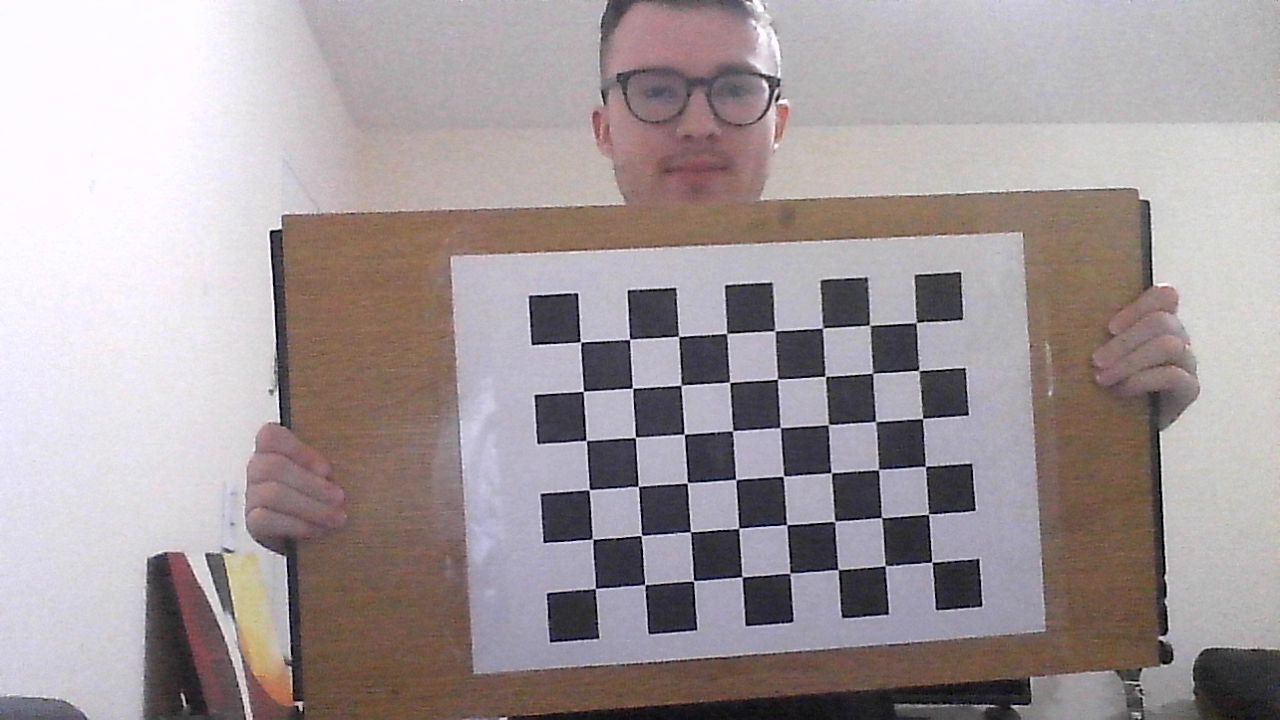
#> input picture StereoVisionDepthEstimation/images/stereoLeft/imageL0.png, 1280 x 720 px; its folder holds 4 pictures in this run
$ python stereo_calibration1.py   (older library calls are emulated)
#> lines starting #> are read from the running program, lines starting #| are printed output that depends on the picture; after the words box and inside, x2 and y2 are one past the last pixel; in counts of white or black regions, pixels touching at a corner belong together; pictures that were not available may be replaced by others from this repository, and a replacement may not be noted
import cv2
import numpy as np
import tqdm

# Set the path to the images captured by the left and right cameras
pathL = "./images/stereoLeft/"
pathR = "./images/stereoRight/"

# Termination criteria for refining the detected corners
criteria = (cv2.TERM_CRITERIA_EPS + cv2.TERM_CRITERIA_MAX_ITER, 30, 0.001)


objp = np.zeros((9*6,3), np.float32)
objp[:,:2] = np.mgrid[0:9,0:6].T.reshape(-1,2)

img_ptsL = []
img_ptsR = []
obj_pts = []

for i in range(0,9):
  print(i)
  imgL = cv2.imread(pathL+"imageL%d.png"%i)
#> imgL is the input picture: shape (720, 1280, 3); mean B, G, R 156.6, 154.4, 163.8
  imgR = cv2.imread(pathR+"imageR%d.png"%i)
  imgL_gray = cv2.imread(pathL+"imageL%d.png"%i,0)
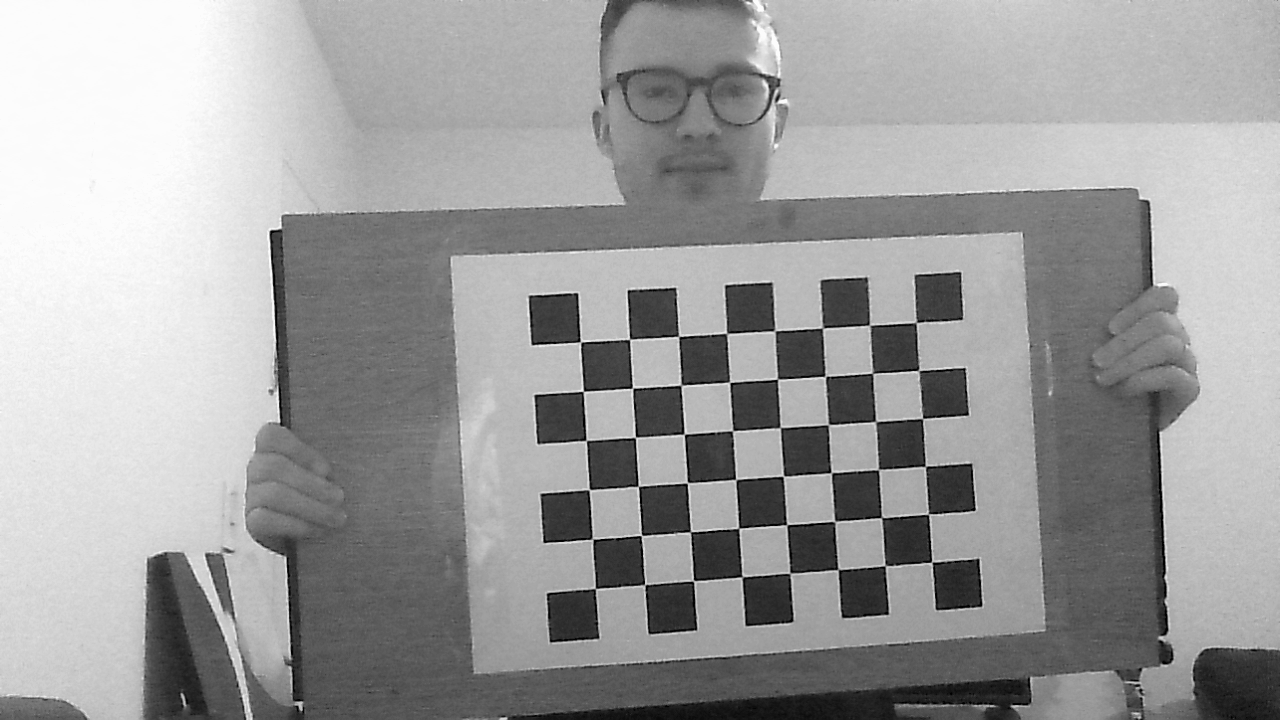
#> imgL_gray: shape (720, 1280); min 0, max 253, mean 157
  imgR_gray = cv2.imread(pathR+"imageR%d.png"%i,0)

  outputL = imgL.copy()
  outputR = imgR.copy()

  retR, cornersR =  cv2.findChessboardCorners(outputR,(9,6),None)
#> retR = False; cornersR = None
  retL, cornersL = cv2.findChessboardCorners(outputL,(9,6),None)
#> retL = False; cornersL = None

  if retR and retL:
    obj_pts.append(objp)
    cv2.cornerSubPix(imgR_gray,cornersR,(11,11),(-1,-1),criteria)
    cv2.cornerSubPix(imgL_gray,cornersL,(11,11),(-1,-1),criteria)
    cv2.drawChessboardCorners(outputR,(9,6),cornersR,retR)
    cv2.drawChessboardCorners(outputL,(9,6),cornersL,retL)
    cv2.imshow('cornersR',outputR)
    cv2.imshow('cornersL',outputL)
    cv2.waitKey(0)

    img_ptsL.append(cornersL)
    img_ptsR.append(cornersR)
#> pass 2 of the loop `for i in range(0,9):`:
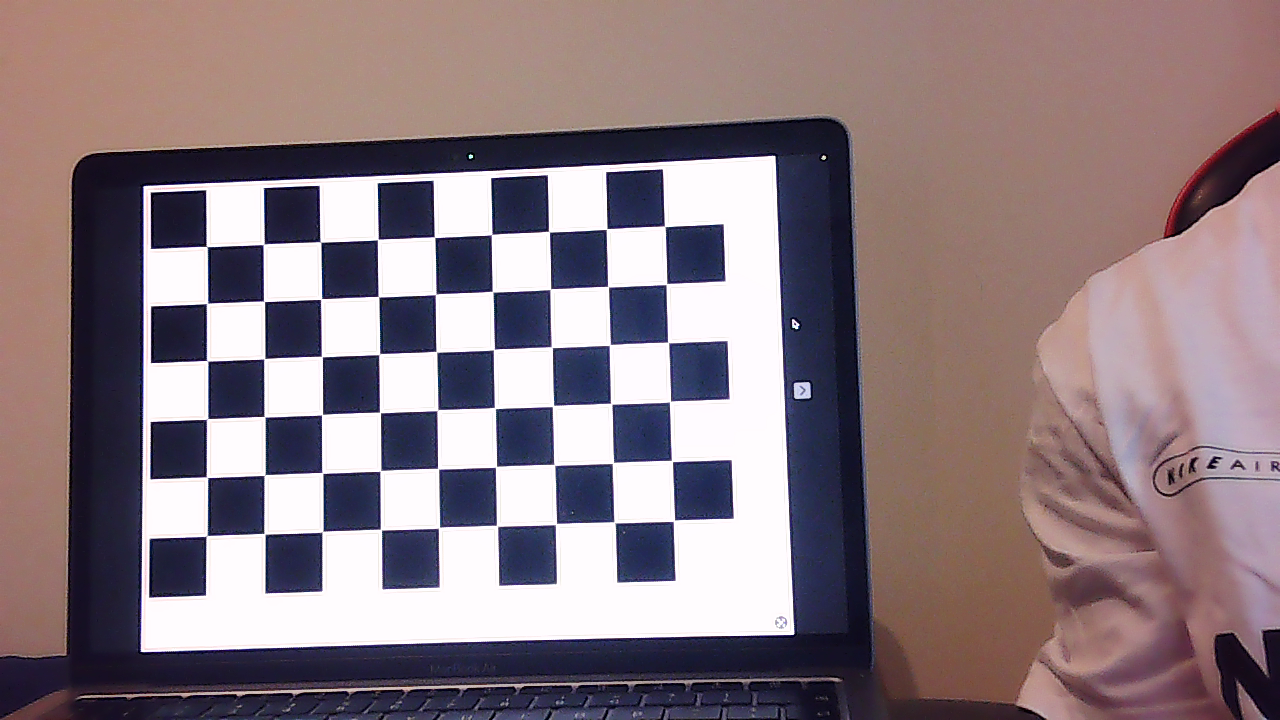
#> input picture StereoVisionDepthEstimation/images/stereoLeft/imageL1.png, 1280 x 720 px
#> imgL is the input picture: shape (720, 1280, 3); mean B, G, R 128.8, 122.9, 139.4
#> `imgL_gray = cv2.imread(pathL+"imageL%d.png"%i,0)`:
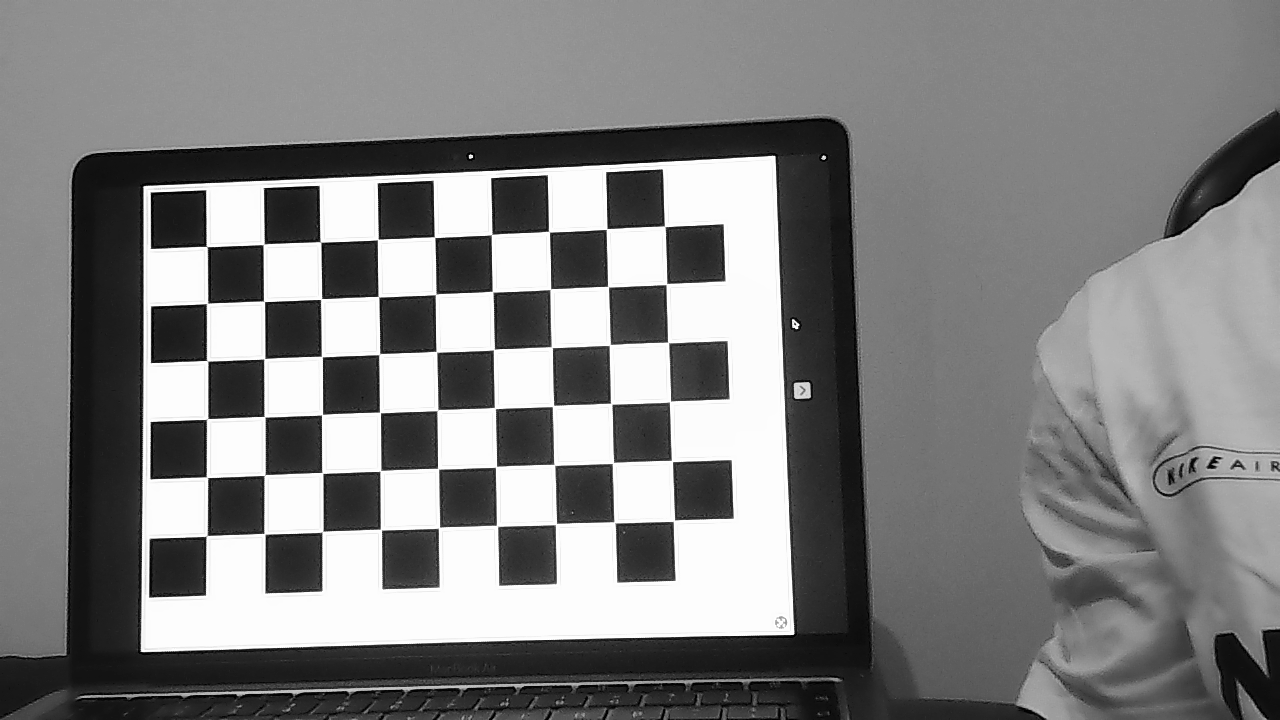
#> imgL_gray: shape (720, 1280); min 0, max 255, mean 128
#> retR = True; cornersR = 54 rows, first 8: [206.7, 246.5], [263.5, 244.4], [320.5, 242], [377.8, 239.4], [434.5, 237.1], [491.6, 234.5], [549, 231.6], [606.6, 229]
#> retL = True; cornersL has the same summary as cornersR
#> `cv2.drawChessboardCorners(outputR,(9,6),cornersR,retR)`:
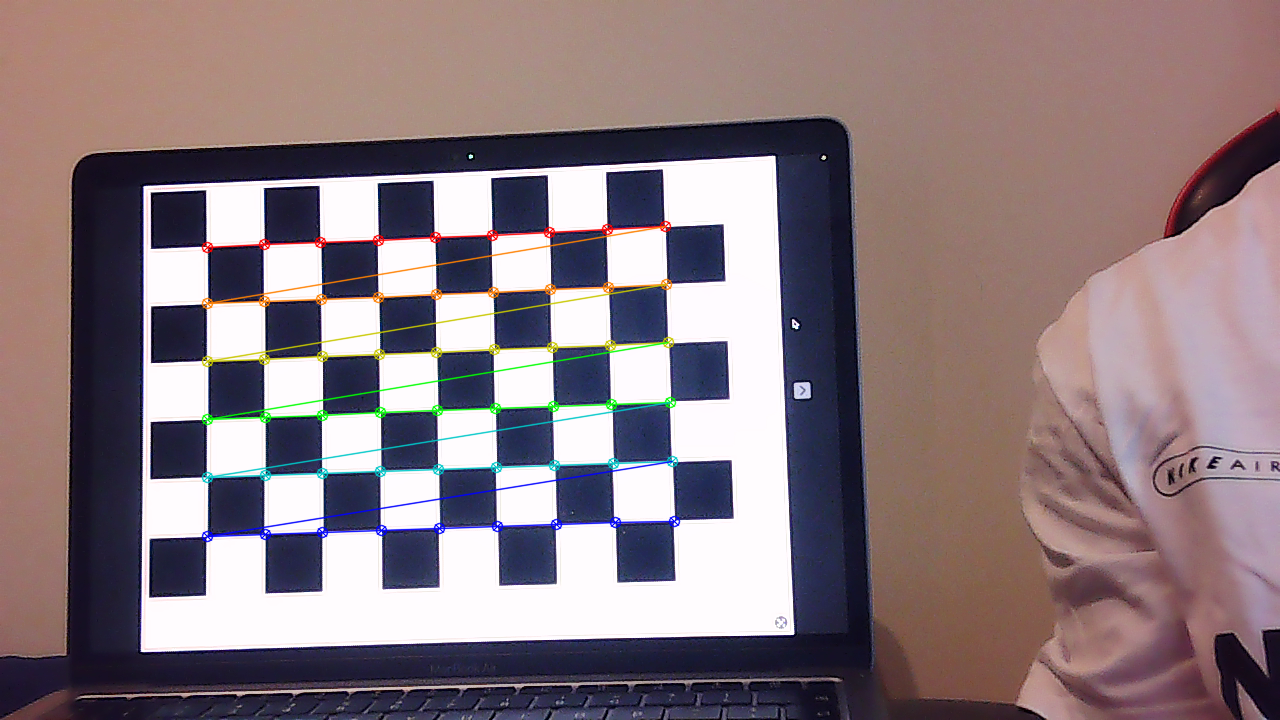
#> outputR: shape (720, 1280, 3); 2.12% of pixels changed, all inside (x1, y1, x2, y2) = (201, 220, 681, 543)
#> (the run stopped early here; a loop or call above may not have finished)
